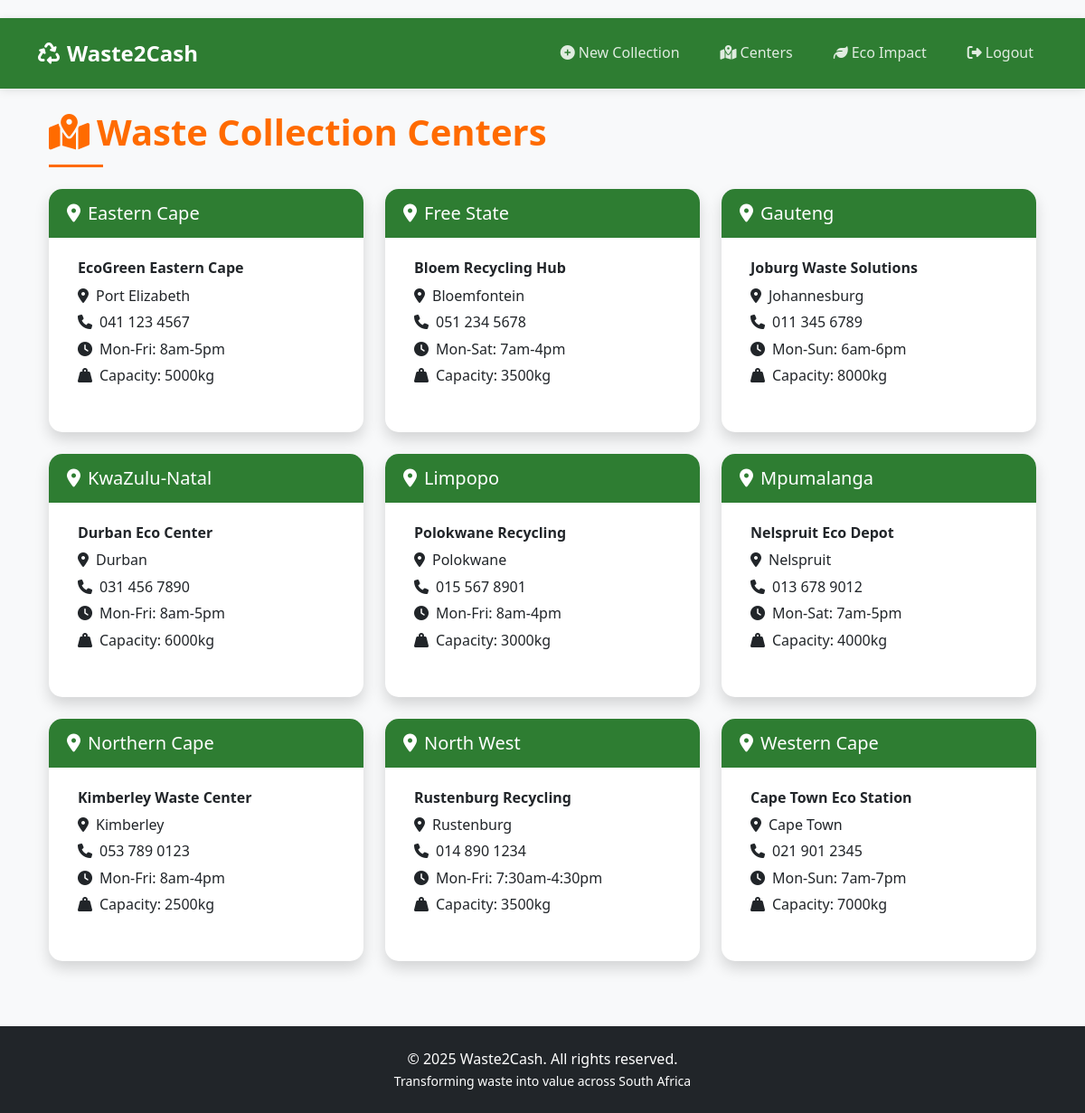
Screenshot of /centers (signed in) with the database file from the repository.
### app.py (models this page shows)
class WasteCollectionCenter(db.Model):
    id = db.Column(db.Integer, primary_key=True)
    name = db.Column(db.String(100), nullable=False)
    location = db.Column(db.String(200), nullable=False)
    province = db.Column(db.String(50), nullable=False)
    capacity = db.Column(db.Integer, nullable=False)
    contact = db.Column(db.String(20), nullable=False)
    operating_hours = db.Column(db.String(100), nullable=False)
    collections = db.relationship('CollectionTransaction', backref='center', lazy=True)

### app.py (the view)
@app.route('/centers')
@login_required
def centers():
    centers = WasteCollectionCenter.query.order_by(WasteCollectionCenter.province).all()
    return render_template('centers.html', centers=centers, provinces=PROVINCES)

### app.py (called while the page is built)
@login_manager.user_loader
def load_user(user_id):
    return User.query.get(int(user_id))

### templates/centers.html (shortened to what this page needs)
{% extends "base.html" %}
{% block content %}
<div class="container">
    <h1 class="dashboard-header mb-4">
        <i class="fas fa-map-marked-alt me-2"></i>Waste Collection Centers
    </h1>
    <div class="row">
        {% for province in provinces %}
        <div class="col-md-6 col-lg-4 mb-4">
            <div class="card h-100">
                <div class="card-header bg-primary text-white">
                    <h5 class="mb-0">
                        <i class="fas fa-map-marker-alt me-2"></i>{{ province }}
                    </h5>
                </div>
                <div class="card-body">
                    <ul class="list-group list-group-flush">
                        {% for center in centers if center.province == province %}
                        <li class="list-group-item">
                            <h6 class="fw-bold">{{ center.name }}</h6>
                            <p class="mb-1">
                                <i class="fas fa-location-dot me-2"></i>{{ center.location }}
                            </p>
                            <p class="mb-1">
                                <i class="fas fa-phone me-2"></i>{{ center.contact }}
                            </p>
                            <p class="mb-1">
                                <i class="fas fa-clock me-2"></i>{{ center.operating_hours }}
                            </p>
                            <p class="mb-0">
                                <i class="fas fa-weight-hanging me-2"></i>Capacity: {{ center.capacity }}kg
                            </p>
                        </li>
                        {% endfor %}
                    </ul>
                </div>
            </div>
        </div>
        {% endfor %}
    </div>
</div>
{% endblock %}

### templates/base.html (shortened to what this page needs)
<!DOCTYPE html>
<html lang="en">
<head>
    <link href="https://cdn.jsdelivr.net/npm/bootstrap@5.3.2/dist/css/bootstrap.min.css" rel="stylesheet">
    <link rel="stylesheet" href="https://cdnjs.cloudflare.com/ajax/libs/font-awesome/6.4.0/css/all.min.css">
    <link rel="stylesheet" href="{{ url_for('static', filename='style.css') }}">
</head>
<body>
    <nav class="navbar navbar-expand-lg navbar-dark">
        <div class="container">
            <a class="navbar-brand fw-bold" href="{{ url_for('dashboard') }}">
                <i class="fas fa-recycle me-2"></i>Waste2Cash
            </a>
            <div class="collapse navbar-collapse" id="navbarNav">
                <ul class="navbar-nav ms-auto">
                    {% if current_user.is_authenticated %}
                        <li class="nav-item">
                            <a class="nav-link" href="{{ url_for('add_collection') }}">
                                <i class="fas fa-plus-circle me-1"></i>New Collection
                            </a>
                        </li>
                        <li class="nav-item">
                            <a class="nav-link" href="{{ url_for('centers') }}">
                                <i class="fas fa-map-marked-alt me-1"></i>Centers
                            </a>
                        </li>
                        <li class="nav-item">
                            <a class="nav-link" href="{{ url_for('eco_calculator') }}">
                                <i class="fas fa-leaf me-1"></i>Eco Impact
                            </a>
                        </li>
                        <li class="nav-item">
                            <a class="nav-link" href="{{ url_for('logout') }}">
                                <i class="fas fa-sign-out-alt me-1"></i>Logout
                            </a>
                        </li>
                    {% endif %}
                </ul>
            </div>
        </div>
    </nav>
    <main class="container my-4">
        {% block content %}{% endblock %}
    </main>
    <footer class="bg-dark text-white py-4 mt-5">
        <div class="container text-center">
            <p class="mb-0">&copy; 2025 Waste2Cash. All rights reserved.</p>
            <p class="mb-0 small">Transforming waste into value across South Africa</p>
        </div>
    </footer>
</body>
</html>

### static/style.css (style rules this page uses)
:root { --primary-color: #FF6B00; --primary-hover: #E05D00; --secondary-color: #f8f9fa; --text-color: #212529; --light-text: rgba(255, 255, 255, 0.85); --card-shadow: 0 0.5rem 1rem rgba(0, 0, 0, 0.15); --transition: all 0.2s ease-in-out; }
body { font-family: 'Segoe UI', Tahoma, Geneva, Verdana, sans-serif; background-color: var(--secondary-color); color: var(--text-color); line-height: 1.6; padding-top: 20px; }
.navbar { background-color: var(--primary-color) !important; box-shadow: 0 2px 10px rgba(0, 0, 0, 0.1); padding: 15px 0; }
.navbar-brand { font-weight: 700; font-size: 1.5rem; color: white !important; transition: var(--transition); }
.nav-link { color: var(--light-text) !important; font-weight: 500; margin-left: 15px; transition: var(--transition); padding: 8px 15px !important; border-radius: 5px; }
.dashboard-header { font-size: 2.5rem; font-weight: 700; color: var(--primary-color); margin-bottom: 2rem; position: relative; padding-bottom: 15px; }
.dashboard-header:after { content: ''; position: absolute; bottom: 0; left: 0; width: 60px; height: 3px; background-color: var(--primary-color); }
.card { border: none; border-radius: 15px; box-shadow: var(--card-shadow); transition: var(--transition); margin-bottom: 25px; overflow: hidden; }
.card-header { background-color: var(--primary-color); color: white; font-weight: 600; padding: 15px 20px; border-bottom: none; }
.card { animation: fadeIn 0.3s ease-out; }

### templates/base.html (style rules this page uses)
.navbar { background-color: #2E7D32 !important; }
.bg-primary { background-color: #2E7D32 !important; }

### rows the page displays
WasteCollectionCenter: name "EcoGreen Eastern Cape", location "Port Elizabeth", contact "041 123 4567", operating_hours "Mon-Fri: 8am-5pm", capacity "5000"
WasteCollectionCenter: name "Bloem Recycling Hub", location "Bloemfontein", contact "051 234 5678", operating_hours "Mon-Sat: 7am-4pm", capacity "3500"
WasteCollectionCenter: name "Joburg Waste Solutions", location "Johannesburg", contact "011 345 6789", operating_hours "Mon-Sun: 6am-6pm", capacity "8000"
WasteCollectionCenter: name "Durban Eco Center", location "Durban", contact "031 456 7890", operating_hours "Mon-Fri: 8am-5pm", capacity "6000"
WasteCollectionCenter: name "Polokwane Recycling", location "Polokwane", contact "015 567 8901", operating_hours "Mon-Fri: 8am-4pm", capacity "3000"
WasteCollectionCenter: name "Nelspruit Eco Depot", location "Nelspruit", contact "013 678 9012", operating_hours "Mon-Sat: 7am-5pm", capacity "4000"
WasteCollectionCenter: name "Kimberley Waste Center", location "Kimberley", contact "053 789 0123", operating_hours "Mon-Fri: 8am-4pm", capacity "2500"
WasteCollectionCenter: name "Rustenburg Recycling", location "Rustenburg", contact "014 890 1234", operating_hours "Mon-Fri: 7:30am-4:30pm", capacity "3500"
WasteCollectionCenter: name "Cape Town Eco Station", location "Cape Town", contact "021 901 2345", operating_hours "Mon-Sun: 7am-7pm", capacity "7000"

### other values shown
{{ province }} "Eastern Cape" "Free State" "Gauteng" "KwaZulu-Natal" "Limpopo" "Mpumalanga" "Northern Cape" "North West" "Western Cape"
